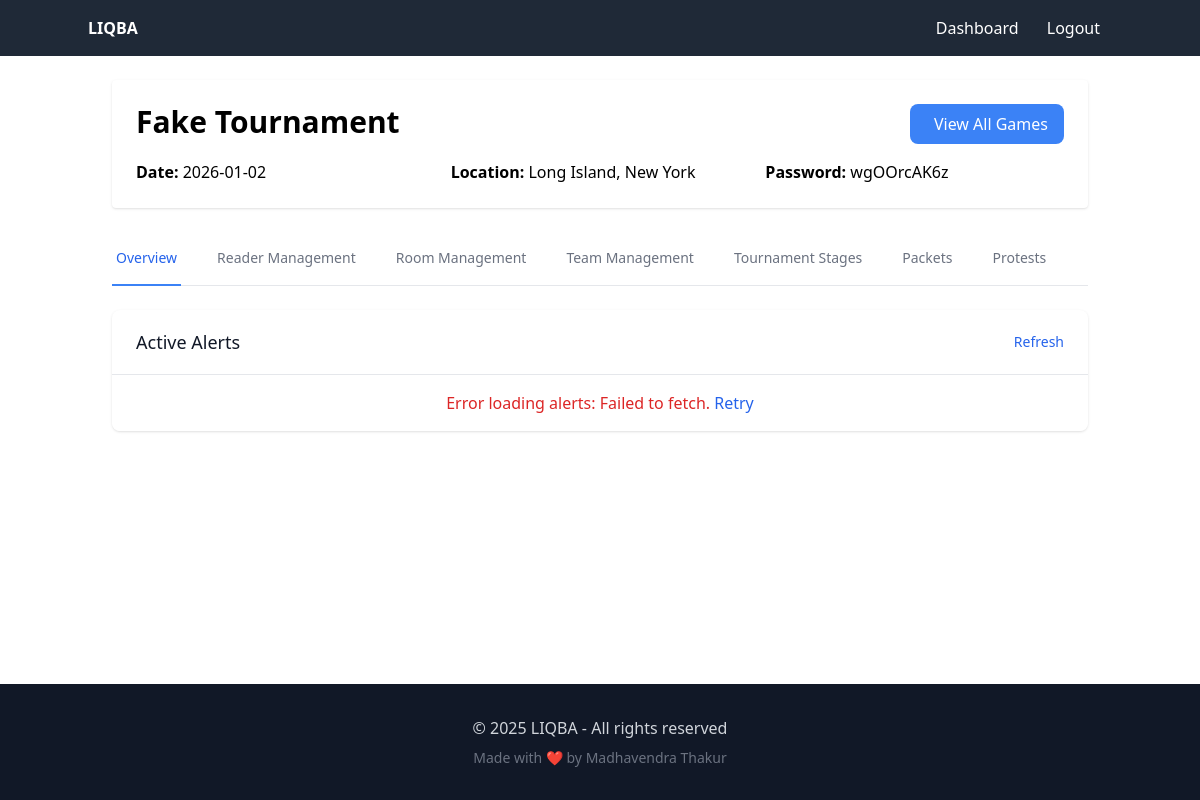
The app's page /admin/tournament/1 (signed in) with its own data.
### models/tournament.py (models this page shows, shortened)
class Tournament(db.Model):
    __tablename__ = 'tournament'
    id = db.Column(db.Integer, primary_key=True)
    name = db.Column(db.String(100), nullable=False)
    date = db.Column(db.Date, nullable=False)
    location = db.Column(db.String(100))
    password = db.Column(db.String(10), nullable=False)
    format_json = db.Column(db.Text, nullable=False, default='{}')  # JSON format with default value
    status = db.Column(db.String(20), default='planning')  # planning, registration, active, completed
    created_at = db.Column(db.DateTime, server_default=db.func.now())
    updated_at = db.Column(db.DateTime, server_default=db.func.now(), onupdate=db.func.now())
    games = db.relationship('Game', back_populates='tournament', lazy=True, cascade='all, delete-orphan')
    questions = db.relationship('Question', back_populates='tournament_rel', lazy=True, foreign_keys='Question.tournament_id')
    team_aliases = db.relationship('TeamAlias', back_populates='tournament', lazy=True, cascade='all, delete-orphan')
    room_aliases = db.relationship('RoomAlias', back_populates='tournament', lazy=True, cascade='all, delete-orphan')
    reader_assignments = db.relationship(
        'ReaderTournament',
        back_populates='tournament',
        cascade='all, delete-orphan',
        single_parent=True
    )
    readers = association_proxy(
        'reader_assignments', 'reader',
        creator=lambda r: ReaderTournament(reader=r)
    )
    @property
    def format(self):
        return json.loads(self.format_json)
    @format.setter
    def format(self, value):
        if isinstance(value, str):
            self.format_json = value
        else:
            self.format_json = json.dumps(value)
    def get_max_rooms(self):
        print(f"\n=== DEBUG: get_max_rooms() called ===")
        print(f"Tournament ID: {self.id}, Name: {self.name}")
        print(f"Format JSON: {self.format_json}")
        if not self.format_json:
            print("DEBUG: No format_json found, returning 0")
            return 0
        max_rooms = 0
        try:
            format_data = self.format
            print(f"Parsed format data: {format_data}")
            if 'tournament_format' not in format_data:
                print("DEBUG: No 'tournament_format' key in format_data")
                return 0
            tournament_format = format_data['tournament_format']
            if 'stages' not in tournament_format:
                print("DEBUG: No 'stages' key in tournament_format")
                return 0
            print(f"Found {len(tournament_format['stages'])} stages")
            for stage_idx, stage in enumerate(tournament_format['stages'], 1):
                print(f"\nStage {stage_idx}:")
                print(f"Stage data: {stage}")
                if 'rounds' not in stage:
                    print(f"  No 'rounds' in stage {stage_idx}")
                    continue
                print(f"  Found {len(stage['rounds'])} rounds")
                for round_idx, round_data in enumerate(stage['rounds'], 1):
                    print(f"  Round {round_idx}:")
                    print(f"  Round data: {round_data}")
                    if 'pairings' in round_data:
                        num_games = len(round_data['pairings'])
                        print(f"    Found {num_games} pairings in this round")
                        if num_games > max_rooms:
                            max_rooms = num_games
                            print(f"    New max_rooms: {max_rooms}")
                    else:
                        print("    No 'pairings' key in round data")
        except json.JSONDecodeError as e:
            print(f"ERROR: Failed to parse format_json: {e}")
            return 0
        except Exception as e:
            print(f"ERROR in get_max_rooms: {str(e)}")
            import traceback
            traceback.print_exc()
            return 0
        print(f"\nFinal max_rooms: {max_rooms}")
        print("=== END DEBUG ===\n")
        return max_rooms

### controllers/admin_controller.py (the view, shortened to what this page needs)
@admin_bp.route('/tournament/<int:tournament_id>', methods=['GET', 'POST'])
@admin_login_required
def tournament_details(tournament_id):
    try:
        from utils.room_utils import get_room_display_name
        tournament = Tournament.query.options(
            db.joinedload(Tournament.reader_assignments).joinedload(ReaderTournament.reader)
        ).get_or_404(tournament_id)
        format_data = json.loads(tournament.format_json)
        if not isinstance(format_data, dict):
            flash('Invalid tournament format data', 'error')
            return redirect(url_for('admin.dashboard'))
        games = Game.query.filter_by(tournament_id=tournament.id).all()
        completed_stages = set()
        stage_games = {}
        for game in games:
            stage_id = str(game.stage_id) if game.stage_id else '1'  # Default to stage 1 if not set
            if stage_id not in stage_games:
                stage_games[stage_id] = []
            stage_games[stage_id].append(game)
        for stage_id, stage_games_list in stage_games.items():
            if all(game.result is not None and game.result != -2 for game in stage_games_list):
                completed_stages.add(stage_id)
        team_aliases = TeamAlias.query.filter_by(tournament_id=tournament.id).order_by(TeamAlias.stage_id).all()
        players = Player.query.join(
            TeamAlias, Player.alias_id == TeamAlias.id
        ).filter(
            TeamAlias.tournament_id == tournament.id
        ).all()
        team_players = {}
        for player in players:
            if player.team_id not in team_players:
                team_players[player.team_id] = []
            team_players[player.team_id].append(player)
        prelim_teams = {alias.team_id: alias.team_name
                       for alias in team_aliases
                       if alias.stage_id == 1}
        stage_seeded_teams = {}
        assigned_teams = {}
        for team_id, team_name in prelim_teams.items():
            assigned_teams[team_id] = {
                'name': team_name,
                'players': [p.name for p in team_players.get(team_id, [])]
            }
        for alias in team_aliases:
            if alias.stage_id > 1:
                if alias.stage_id not in stage_seeded_teams:
                    stage_seeded_teams[alias.stage_id] = {}
                team_name = prelim_teams.get(alias.team_id, alias.team_name)
                stage_seeded_teams[alias.stage_id][alias.placeholder or alias.team_id] = {
                    'id': alias.team_id,
                    'name': team_name
                }
        seeded_teams = {}
        for game in games:
            if game.stage_id and game.stage_id > 1:  # Non-prelim stages
                if game.team1 and game.team1 not in seeded_teams:
                    seeded_teams[game.team1] = assigned_teams.get(game.team1, game.team1)
                if game.team2 and game.team2 not in seeded_teams:
                    seeded_teams[game.team2] = assigned_teams.get(game.team2, game.team2)
        stage_teams = {}
        for stage in format_data.get('tournament_format', {}).get('stages', []):
            stage_id = stage.get('stage_id')
            if stage_id not in stage_teams:
                stage_teams[stage_id] = set()
            for rnd in stage.get('rounds', []):
                for pairing in rnd.get('pairings', []):
                    for team in pairing.get('teams', []):
                        if team:  # Only add non-empty team IDs
                            stage_teams[stage_id].add(team)
        prelim_teams = sorted(stage_teams.get(1, set()))
        unassigned_teams = [t for t in prelim_teams if t not in assigned_teams]
        stage_placeholders = {}
        for stage_id, teams in stage_teams.items():
            if stage_id == 1:  # Skip prelims
                continue
            team_placeholders = set()
            for team in teams:
                if team.startswith(('W', 'L')) and team[1:].isdigit():
                    team_placeholders.add(f"T{team[1:]}")
                elif team.startswith('T') and team[1:].isdigit():
                    team_placeholders.add(team)
            stage_placeholders[stage_id] = sorted(team_placeholders)
        prelim_games = [g for g in games if g.stage_id == 1]
        prelims_done = len(prelim_games) > 0 and all(
            game.result is not None and game.result != -2
            for game in prelim_games
        )
        question_counts = {}
        tossup_counts = {}
        bonus_counts = {}
        questions = Question.query.filter_by(tournament_id=tournament_id).all()
        for q in questions:
            key = (q.stage, q.round)
            question_counts[key] = question_counts.get(key, 0) + 1
            if not q.is_bonus:
                tossup_counts[key] = tossup_counts.get(key, 0) + 1
            else:
                bonus_counts[key] = bonus_counts.get(key, 0) + 1
        assigned_rooms = [ra.room_number for ra in tournament.reader_assignments] if tournament.reader_assignments else []
        room_aliases = {}
        for alias in tournament.room_aliases:
            room_aliases[alias.room_number] = alias.room_name
        from utils.room_utils import get_room_display_name
        return render_template('admin/tournament_details.html',
                           tournament=tournament,
                           format_data=format_data,
                           prelims_done=prelims_done,
                           completed_stages=completed_stages,
                           assigned_teams=assigned_teams,
                           unassigned_teams=unassigned_teams,
                           seeded_teams=seeded_teams,
                           stage_placeholders=stage_placeholders,
                           team_aliases=team_aliases,
                           stage_seeded_teams=stage_seeded_teams,
                           question_counts=question_counts,
                           tossup_counts=tossup_counts,
                           bonus_counts=bonus_counts,
                           assigned_rooms=assigned_rooms,
                           room_aliases=room_aliases,
                           get_room_display_name=get_room_display_name)
    except Exception as e:
        db.session.rollback()
        print(f"Error in tournament_details: {str(e)}")
        import traceback
        traceback.print_exc()
        flash('An error occurred while loading tournament details', 'danger')
        return redirect(url_for('admin.dashboard'))

### controllers/admin_controller.py (called while the page is built)
def admin_login_required(f):
    @wraps(f)
    def decorated_function(*args, **kwargs):
        if 'admin_id' not in session:
            flash('Please login first', 'warning')
            return redirect(url_for('admin.login'))
        return f(*args, **kwargs)
    return decorated_function

@admin_bp.before_request
def check_password_change():
    if 'admin_id' not in session or request.endpoint in ['admin.logout', 'admin.change_password', 'static']:
        return
    admin = Admin.query.get(session['admin_id'])
    if admin and admin.needs_password_change:
        if request.endpoint != 'admin.change_password':
            return redirect(url_for('admin.change_password'))

### controllers/reader_controller.py (called while the page is built)
@login_manager.user_loader
def load_reader(reader_id):
    return Reader.query.get(int(reader_id))

### utils/room_utils.py (called while the page is built)
def get_room_display_name(tournament_id, room_number, default_prefix='Room '):
    if not room_number:
        return "Unassigned"
    alias = RoomAlias.query.filter_by(
        tournament_id=tournament_id,
        room_number=room_number
    ).first()
    if alias and alias.room_name:
        return alias.room_name
    return f"{default_prefix}{room_number}"

### templates/admin/tournament_details.html (shortened to what this page needs)
<!DOCTYPE html>
<html lang="en">
<head>
  <script src="https://cdn.tailwindcss.com"></script>
</head>
<body class="min-h-screen flex flex-col">
  <nav class="bg-gray-800 text-white p-4">
    <div class="container mx-auto flex justify-between">
      <a href="{{ url_for('index') }}" class="font-bold hover:underline">LIQBA</a>
      <div>
        <a href="{{ url_for('admin.dashboard') }}" class="px-3 hover:underline">Dashboard</a>
        <a href="{{ url_for('admin.logout') }}" class="px-3 hover:underline">Logout</a>
      </div>
    </div>
  </nav>
  <main class="container mx-auto flex-grow p-6">
    <div class="max-w-5xl mx-auto">
      <div class="bg-white p-6 rounded shadow mb-6">
        <div class="flex justify-between items-start mb-4">
          <h2 class="text-3xl font-bold">{{ tournament.name }}</h2>
          <a href="{{ url_for('admin.list_tournament_games', tournament_id=tournament.id) }}"
             class="bg-blue-500 hover:bg-blue-600 text-white py-2 px-4 rounded-lg flex items-center">
             View All Games
          </a>
        </div>
        <div class="grid grid-cols-1 md:grid-cols-3 gap-4">
          <p><span class="font-semibold">Date:</span> {{ tournament.date }}</p>
          <p><span class="font-semibold">Location:</span> {{ tournament.location }}</p>
          <p><span class="font-semibold">Password:</span> {{ tournament.password }}</p>
        </div>
      </div>
      <div class="border-b border-gray-200 mb-6">
        <nav class="-mb-px flex space-x-8" aria-label="Tabs">
          <button onclick="showTab('overview')" id="overview-tab" class="tab-button whitespace-nowrap py-4 px-1 border-b-2 font-medium text-sm border-blue-500 text-blue-600">
            Overview
          </button>
          <button onclick="showTab('readers')" id="readers-tab" class="tab-button whitespace-nowrap py-4 px-1 border-b-2 font-medium text-sm border-transparent text-gray-500 hover:text-gray-700 hover:border-gray-300">
            Reader Management
          </button>
          <button onclick="showTab('rooms')" id="rooms-tab" class="tab-button whitespace-nowrap py-4 px-1 border-b-2 font-medium text-sm border-transparent text-gray-500 hover:text-gray-700 hover:border-gray-300">
            Room Management
          </button>
          <button onclick="showTab('teams')" id="teams-tab" class="tab-button whitespace-nowrap py-4 px-1 border-b-2 font-medium text-sm border-transparent text-gray-500 hover:text-gray-700 hover:border-gray-300">
            Team Management
          </button>
          <button onclick="showTab('stages')" id="stages-tab" class="tab-button whitespace-nowrap py-4 px-1 border-b-2 font-medium text-sm border-transparent text-gray-500 hover:text-gray-700 hover:border-gray-300">
            Tournament Stages
          </button>
          <button onclick="showTab('packets')" id="packets-tab" class="tab-button whitespace-nowrap py-4 px-1 border-b-2 font-medium text-sm border-transparent text-gray-500 hover:text-gray-700 hover:border-gray-300">
            Packets
          </button>
          <button onclick="showTab('protests')" id="protests-tab" class="tab-button whitespace-nowrap py-4 px-1 border-b-2 font-medium text-sm border-transparent text-gray-500 hover:text-gray-700 hover:border-gray-300">
            Protests
          </button>
        </nav>
      </div>
      <div class="tab-content">
        <div id="overview-tab-content" class="tab-pane">
          <div class="mb-8" id="alerts-container">
        <div class="bg-white shadow overflow-hidden sm:rounded-lg">
          <div class="px-4 py-5 sm:px-6 border-b border-gray-200">
            <div class="flex justify-between items-center">
              <h3 class="text-lg leading-6 font-medium text-gray-900">Active Alerts</h3>
              <button id="refreshAlertsBtn" class="text-blue-600 hover:text-blue-800 text-sm font-medium">
                 Refresh
              </button>
            </div>
          </div>
          <div class="bg-white overflow-hidden">
            <div id="alerts-list" class="divide-y divide-gray-200">
            </div>
          </div>
        </div>
      </div>
        </div>
        </div>
        </div>
  </main>
    <footer class="bg-gray-900 text-gray-300 py-8 mt-auto">
      <div class="container mx-auto px-4 text-center">
        <p>© 2025 LIQBA - All rights reserved</p>
        <p class="text-sm text-gray-500 mt-2">Made with ❤️ by Madhavendra Thakur</p>
      </div>
    </footer>
</body>
</html>

### records on screen
Tournament: name "Fake Tournament", date "2026-01-02", location "Long Island, New York", password "wgOOrcAK6z"
